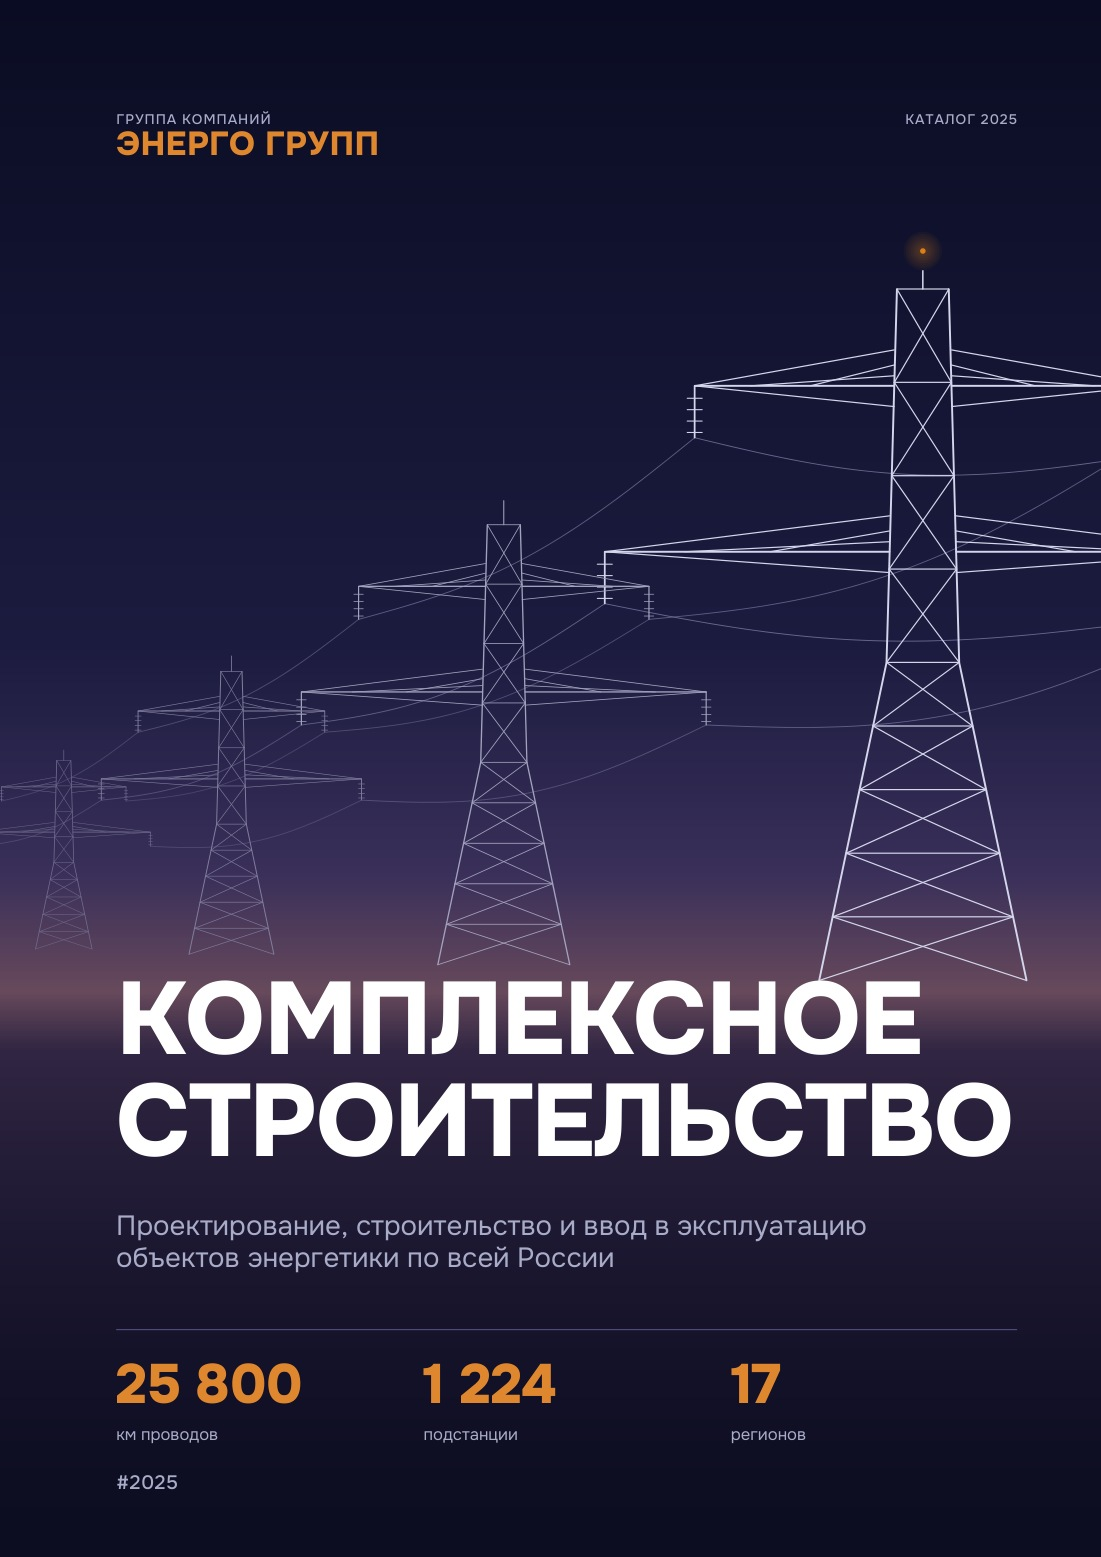

This figure's Python source:
# -*- coding: utf-8 -*-
"""
Полоса 1 — обложка. Целиком вектор, ни одного растрового пикселя.

Почему не обведённая фотография. Кадр заказчика 1066×1476 px даёт на полосе
124 dpi и печатается мыльным, поэтому его обводили potrace. Обводка честно
показала, чем она является: небо ступенями, провода — царапинами, в небе
висят обрывки изоляторов, вырванные из контекста. Автотрейс фотографии не
становится иллюстрацией.

Поэтому обложка СТРОИТСЯ, а не обводится. Линия электропередачи рисуется
формулами по реальной схеме анкерно-угловой опоры ВЛ 110 кВ: сужающийся
решётчатый ствол, раскосы крест-накрест, траверсы с гирляндами изоляторов,
провода цепной линией. Тот же язык, что на задней обложке и на проводе в
шапке каждого разворота, — каталог собирается в одно целое.

Сумерки набраны тремя остановками: холодный зенит, тёплое зарево у
горизонта, тёмная земля. Переход считается по ступеням плотнее растровой
точки, поэтому полос на печати не даёт.
"""
import os, sys
sys.path.insert(0, 'scripts')
from render import Page, preview
from graphics import tower, wire, nodes, mix, _rgb
from ds import *

OUT = 'presentation-project/06_sample-slides'

HORIZON = 112*mm            # линия горизонта
STOPS = [(0.00, (10, 12, 34)),     # зенит
         (0.42, (28, 28, 64)),
         (0.56, (58, 48, 90)),     # зарево
         (0.635, (104, 74, 92)),   # самая тёплая полоса над горизонтом
         (0.672, (52, 40, 70)),    # земля начинается мягче, без ребра
         (1.00, (16, 15, 40))]


class Sky:
    """Небо как функция высоты: нужно и для заливки, и для того, чтобы
    считать цвет графики, которая на него ложится. Прозрачности в печатном
    файле нет — полупрозрачный штрих заменён смешанным цветом."""
    def __init__(self, y0, h):
        self.y0, self.h = y0, h

    def at(self, y):
        t = min(max((self.y0 + self.h - y)/self.h, 0.0), 1.0)
        for (t0, c0), (t1, c1) in zip(STOPS, STOPS[1:]):
            if t <= t1:
                k = (t - t0)/max(t1 - t0, 1e-6)
                return tuple(c0[i] + (c1[i] - c0[i])*k for i in range(3))
        return STOPS[-1][1]


def build():
    p = Page(f'{OUT}/slide01_cover.pdf'); c = p.c; B = BLEED
    H = PAGE_H + 2*B
    sky = Sky(-B, H)

    # — небо: 420 ступеней, шаг мельче растровой точки —
    N = 420
    for i in range(N):
        yy = -B + H*(1 - (i + 1)/N)
        c.setFillColorRGB(*_rgb(sky.at(yy + H/N/2)))
        c.rect(-B, yy, PAGE_W + 2*B, H/N + 0.7, stroke=0, fill=1)

    # — линия электропередачи уходит вдаль: ближняя опора справа, дальние
    #   мельче и выше по кадру, провода провисают между ними —
    # (ось, пята, высота, вес штриха, плотность) — дальние опоры бледнее:
    # воздушная перспектива, без неё линия не уходит вдаль, а лепится в одну
    # плоскость
    towers = [(176*mm, HORIZON - 2*mm, 132*mm, 1.05, 0.95),
              ( 96*mm, HORIZON + 1*mm,  84*mm, 0.72, 0.68),
              ( 44*mm, HORIZON + 3*mm,  54*mm, 0.55, 0.46),
              ( 12*mm, HORIZON + 4*mm,  36*mm, 0.44, 0.34)]

    # Точки подвеса берутся из геометрии самой опоры: нижняя траверса на
    # 0,62 высоты с вылетом 0,46, верхняя на 0,86 с вылетом 0,33, гирлянда
    # изоляторов опускает провод ещё на 0,075. Иначе провода «плавают»
    # мимо траверс — именно это и выдаёт нарисованную от руки схему.
    ARMS = ((0.62, 0.46), (0.86, 0.33))

    def hang(x, b, h, lvl, d):
        y_rel, arm = ARMS[lvl]
        return x + d*h*arm, b + h*(y_rel - 0.075)

    # провода рисуются ПОД опорами: в натуре они заходят за ствол
    for (x0, b0, h0, _, a0), (x1, b1, h1, _, a1) in zip(towers, towers[1:]):
        for lvl in (0, 1):
            for d in (-1, 1):
                ax, ay = hang(x0, b0, h0, lvl, d)
                bx, by = hang(x1, b1, h1, lvl, d)
                wire(c, ax, ay, bx, by, (ax - bx)*0.085, (158, 158, 200),
                     0.5, (a0 + a1)/2*0.62, bg=sky)
    # провода уходят за правый обрез
    x0, b0, h0, _, a0 = towers[0]
    for lvl in (0, 1):
        for d in (-1, 1):
            ax, ay = hang(x0, b0, h0, lvl, d)
            # к правому обрезу провод идёт почти горизонтально: если дать
            # ему подъём, линия читается карабкающейся в гору
            wire(c, ax, ay, PAGE_W + B, ay - 4*mm, 5*mm, (158, 158, 200),
                 0.5, a0*0.62, bg=sky)

    for cx, by, h, w, a in towers:
        tower(c, cx, by, h, (222, 224, 246), weight=w, alpha=a, bg=sky)
    # сигнальный огонь на вершине ближней опоры — единственная точка цвета
    # выше набора
    nodes(c, [(towers[0][0], towers[0][1] + towers[0][2]*1.055, 1.0)],
          C.ORANGE_HOT, r=1.5, bg=sky)

    # — земля: плотная полоса под горизонтом, набор ложится на неё —
    for i in range(240):
        t = i/239
        yy = HORIZON*(1 - (i + 1)/240) - B
        c.setFillColorRGB(*_rgb(mix((12, 13, 32), sky.at(yy), 0.92*t**1.1)))
        c.rect(-B, yy, PAGE_W + 2*B, HORIZON/240 + 0.7, stroke=0, fill=1)

    # — шапка —
    x, _  = col_x(0, 12)
    right = PAGE_W - MARGIN_OUTER
    p.text('ГРУППА КОМПАНИЙ', x, PAGE_H - MARGIN_TOP - 4,
           T.FONT_MED, T.MICRO, C.MUTED_D, track=T.TRACK_CAPS)
    p.text('ЭНЕРГО ГРУПП', x, PAGE_H - MARGIN_TOP - 21,
           T.FONT_BLACK, 18, C.ORANGE, track=10)
    p.text('КАТАЛОГ 2025', right, PAGE_H - MARGIN_TOP - 4,
           T.FONT_MED, T.MICRO, C.MUTED_D, track=T.TRACK_CAPS, align='r')

    # — заголовок —
    base = 96*mm
    head = ['КОМПЛЕКСНОЕ', 'СТРОИТЕЛЬСТВО']
    size = p.fit_size(head, right - x, T.FONT_BLACK, T.DISPLAY, track=-14)
    y = p.lines(head, x, base, T.FONT_BLACK, size, C.WHITE, 1.0, track=-14)
    y = p.lines(['Проектирование, строительство и ввод в эксплуатацию',
                 'объектов энергетики по всей России'],
                x, y - 15*mm, T.FONT_BOOK, T.H3, C.MUTED_D, T.LEAD_H2)

    # — цифры —
    p.rule(x, y - 12*mm, right - x, C.LINE_D, 0.5)
    for i, (num, cap) in enumerate([('25 800', 'км проводов'),
                                    ('1 224', 'подстанции'),
                                    ('17', 'регионов')]):
        cx, _ = col_x(i*4, 4)
        p.text(num, cx, y - 26*mm, T.FONT_BLACK, 30, C.ORANGE, track=-10)
        p.text(cap, cx, y - 33*mm, T.FONT_BOOK, T.SMALL, C.MUTED_D)
    p.text('#2025', x, MARGIN_BOTTOM - 7*mm, T.FONT_MED, T.BODY, C.MUTED_D,
           track=30)

    path = p.save()
    preview(path, f'{OUT}/slide01_cover.jpg', 1100)
    return path


if __name__ == '__main__':
    print(build())
